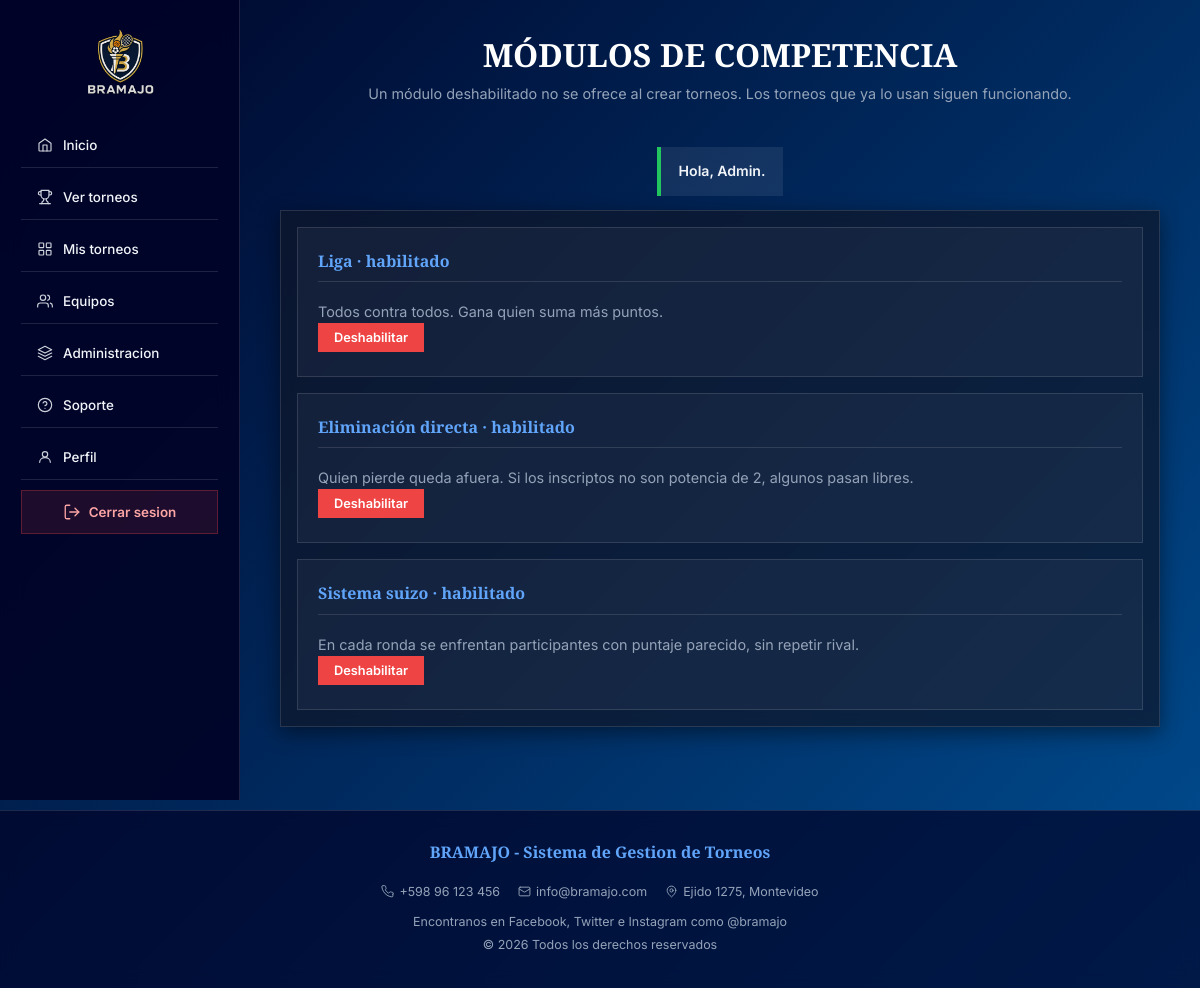
Screenshot of /admin/modulos (signed in) with the database file from the repository.
### tables this page shows
CREATE TABLE modulo_competencia (
    id_modulo   TINYINT UNSIGNED AUTO_INCREMENT PRIMARY KEY,
    codigo      VARCHAR(20)  NOT NULL UNIQUE,
    nombre      VARCHAR(60)  NOT NULL,
    descripcion VARCHAR(200) NOT NULL,
    activo      BOOLEAN NOT NULL DEFAULT TRUE
);

### app/nucleo/Controlador.php (called while the page is built, shortened)
<?php
abstract class Controlador
{
    protected function vista(string $nombre, array $datos = []): void
    {
        extract($datos);
        require __DIR__ . "/../vistas/$nombre.php";
    }
}

### app/controladores/AdminControlador.php (called while the page is built, shortened)
<?php
class AdminControlador extends Controlador
{
    public function modulos(): void
    {
        $this->vista('admin/modulos', ['titulo' => 'Módulos de competencia', 'modulos' => Modulo::todos()]);
    }
}

### public/index.php (called while the page is built, shortened)
<?php
require __DIR__ . '/../app/nucleo/Validador.php';
$ruta = $_SERVER['REQUEST_METHOD'] . ' ' . rtrim(parse_url($_SERVER['REQUEST_URI'], PHP_URL_PATH), '/');
$ruta = $ruta === $_SERVER['REQUEST_METHOD'] . ' ' ? $_SERVER['REQUEST_METHOD'] . ' /' : $ruta;
try {
    [$clase, $metodo] = $rutas[$ruta] ?? [PublicoControlador::class, 'noExiste'];
    (new $clase())->$metodo();
} catch (PDOException $error) {
    error_log($error->getMessage());
    http_response_code(500);
    echo 'Ocurrió un error. Intentá de nuevo más tarde.';
}

### app/nucleo/Conexion.php (called while the page is built, shortened)
<?php
class Conexion
{
    private static ?PDO $pdo = null;
    public static function obtener(): PDO
    {
        if (self::$pdo === null) {
            $dsn = getenv('DB_DSN') ?: 'mysql:host=' . (getenv('DB_HOST') ?: 'localhost') . ';dbname=bramajo;charset=utf8mb4';
            if (str_starts_with($dsn, 'sqlite:') && class_exists(\Pdo\Sqlite::class)) {
                self::$pdo = new \Pdo\Sqlite($dsn, getenv('DB_USUARIO') ?: null, getenv('DB_CLAVE') ?: null, [
                    PDO::ATTR_ERRMODE => PDO::ERRMODE_EXCEPTION,
                    PDO::ATTR_DEFAULT_FETCH_MODE => PDO::FETCH_ASSOC,
                    PDO::ATTR_EMULATE_PREPARES => false,
                ]);
            } else {
                self::$pdo = new PDO($dsn, getenv('DB_USUARIO') ?: 'bramajo_app', getenv('DB_CLAVE') ?: '', [
                    PDO::ATTR_ERRMODE => PDO::ERRMODE_EXCEPTION,
                    PDO::ATTR_DEFAULT_FETCH_MODE => PDO::FETCH_ASSOC,
                    PDO::ATTR_EMULATE_PREPARES => false,
                ]);
            }
        }
        return self::$pdo;
    }
    public static function consultar(string $sql, array $valores = []): PDOStatement
    {
        $stmt = self::obtener()->prepare($sql);
        $stmt->execute($valores);
        return $stmt;
    }
}

### app/modelos/Modulo.php (called while the page is built, shortened)
<?php
class Modulo
{
    public static function todos(): array
    {
        return Conexion::consultar('SELECT * FROM modulo_competencia ORDER BY id_modulo')->fetchAll();
    }
}

### app/nucleo/Validador.php (called while the page is built, shortened)
<?php
class Validador
{
    public static function escapar(?string $texto): string
    {
        return htmlspecialchars($texto ?? '', ENT_QUOTES | ENT_SUBSTITUTE, 'UTF-8');
    }
}
function e(?string $texto): string
{
    return Validador::escapar($texto);
}

### app/vistas/admin/modulos.php (the view, shortened to what this page needs)
<?php $subtitulo = 'Un módulo deshabilitado no se ofrece al crear torneos. Los torneos que ya lo usan siguen funcionando.'; require __DIR__ . '/../base/gestion_arriba.php'; ?>
<div class="formulario">
	<?php foreach ($modulos as $m): ?>
		<form class="bloque" method="post" action="/admin/modulos">
			<h2><?= e($m['nombre']) ?> · <?= $m['activo'] ? 'habilitado' : 'deshabilitado' ?></h2>
			<p><?= e($m['descripcion']) ?></p>
			<p><button class="boton-chico <?= $m['activo'] ? 'peligro' : '' ?>"><?= $m['activo'] ? 'Deshabilitar' : 'Habilitar' ?></button></p>
		</form>
	<?php endforeach; ?>
</div>
<?php require __DIR__ . '/../base/gestion_abajo.php'; ?>

### public/css/crearTorneo.css (style rules this page uses)
p { color: var(--color-text-muted); font-size: 0.9rem; line-height: 1.6; }
.formulario { width: 100%; max-width: 880px; padding: 16px; background: rgba(15, 23, 42, 0.7); border: 1px solid var(--color-border); backdrop-filter: blur(10px); box-shadow: var(--shadow-md); }
.bloque { width: 100%; padding: 24px 20px; margin-bottom: 16px; background: var(--color-surface); border: 1px solid var(--color-border); }
.bloque:last-of-type { margin-bottom: 0; }
.bloque h2 { font-family: "Cinzel", serif; color: var(--color-accent); font-size: 1rem; font-weight: 700; margin-bottom: 18px; padding-bottom: 10px; border-bottom: 1px solid var(--color-border); }

### public/css/comun.css (style rules this page uses)
:root { --color-bg-start: #000428; --color-bg-end: #004e92; --color-surface: rgba(255, 255, 255, 0.04); --color-surface-2: rgba(255, 255, 255, 0.08); --color-border: rgba(255, 255, 255, 0.12); --color-primary: #3b82f6; --color-primary-h: #2563eb; --color-accent: #60a5fa; --color-danger: #ef4444; --color-success: #22c55e; --color-warning: #facc15; --color-text: #f1f5f9; --color-text-muted: #94a3b8; --color-text-dark: #0f172a; --sidebar-w: 240px; --shadow-sm: 0 2px 8px rgba(0, 0, 0, .35); --shadow-md: 0 6px 20px rgba(0, 0, 0, .45); --shadow-lg: 0 12px 35px rgba(0, 0, 0, .55); --transition: 0.25s cubic-bezier(.4, 0, .2, 1); }
*, *::before, *::after { margin: 0; padding: 0; box-sizing: border-box; }
html { scroll-behavior: smooth; overflow-x: hidden; }
body { min-height: 100vh; font-family: "Inter", system-ui, sans-serif; color: var(--color-text); background: linear-gradient(135deg, var(--color-bg-start) 0%, var(--color-bg-end) 100%); background-attachment: fixed; overflow-x: hidden; }
h1, h2, h3, h4 { font-family: "Cinzel", serif; line-height: 1.2; }
p, label, span, a, button, input, select, textarea { font-family: "Inter", system-ui, sans-serif; }
.boton-chico { display: inline-flex; align-items: center; gap: 5px; padding: 7px 16px; border: none; background: var(--color-primary); color: #fff; font-size: 0.8rem; font-weight: 600; cursor: pointer; text-decoration: none; transition: background var(--transition), transform var(--transition); white-space: nowrap; }
.boton-chico.peligro { background: var(--color-danger); }

### rows the page displays
modulo_competencia: nombre "Liga", activo "habilitado", descripcion "Todos contra todos. Gana quien suma más puntos."
modulo_competencia: nombre "Eliminación directa", activo "habilitado", descripcion "Quien pierde queda afuera. Si los inscriptos no son potencia de 2, algunos pasan libres."
modulo_competencia: nombre "Sistema suizo", activo "habilitado", descripcion "En cada ronda se enfrentan participantes con puntaje parecido, sin repetir rival."

### other values shown
mb_strtoupper($titulo) "MÓDULOS DE COMPETENCIA"
$subtitulo "Un módulo deshabilitado no se ofrece al crear torneos. Los torneos que ya lo usan siguen funcionando."
$mensaje['texto'] "Hola, Admin."
